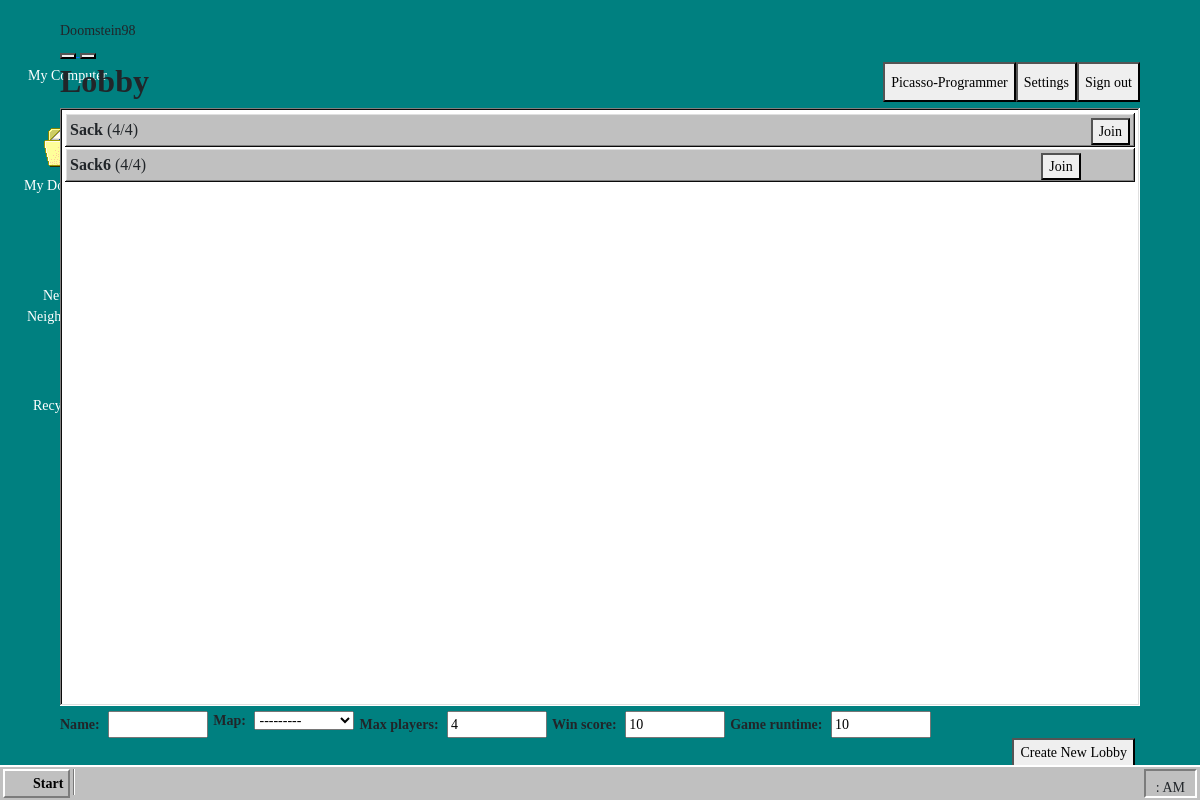
Before: /menu/ (signed in) with the older database file.
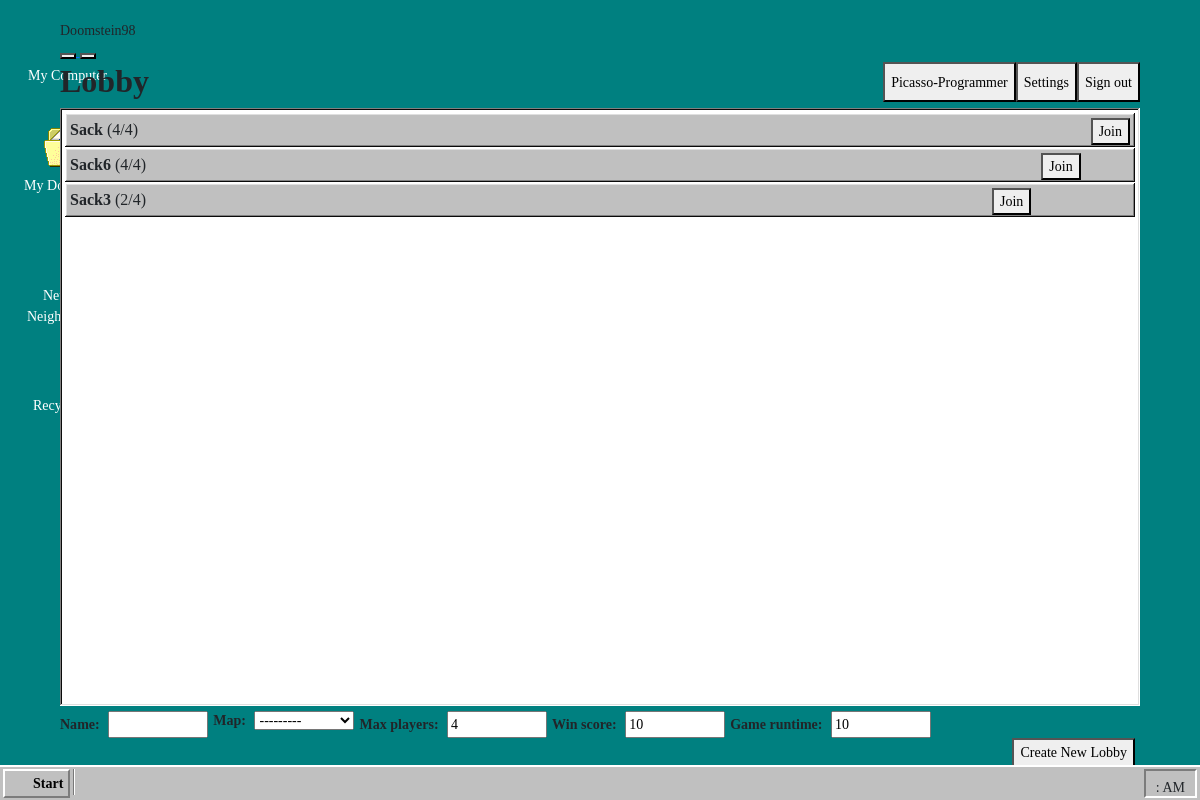
After: the same page with the newer database file.
### lobby/models.py (models this page shows, shortened)
class Lobby(models.Model):
    name            = models.SlugField                  (   max_length=50,
                                                            unique=True,
                                                            error_messages={"invalid":"No Spaces allowed"})
    map             = models.ForeignKey                 (Map, on_delete=models.CASCADE)
    mode            = models.PositiveSmallIntegerField  (default=0)
    max_players     = models.PositiveSmallIntegerField  (default=4, validators=[validator.MinValueValidator(2,"To play reasonably, you should play at least with two player"), validator.MaxValueValidator(MAX_PLAYERS, "The Server can not handle more players")])
    current_players = models.PositiveSmallIntegerField  (default=0, validators=[validator.MaxValueValidator(max_players)])
    game_runtime    = models.PositiveSmallIntegerField  (default=10,validators=[validator.MinValueValidator(2), validator.MaxValueValidator(60)])
    win_score       = models.PositiveSmallIntegerField  (default=10,validators=[validator.MinValueValidator(1), validator.MaxValueValidator(100)])

### Mainmenu/views.py (the view)
# urls.py: path('menu/', views.menu, name="menu"),
@login_required(login_url='/accounts/login/')
def menu(request):
    lobbies = Lobby.objects.all()
    context = {'lobbies': lobbies}
    if request.method == "POST":
        form = LobbyForm(request.POST)
        if form.is_valid():
            user = form.save()
            messages.add_message(request, messages.SUCCESS,
                                 'Lobby created.')
            return redirect(reverse("menu"))
        else:
            context['lobby_form'] = form
            messages.add_message(request, messages.ERROR,
                                 'Lobby was not created.')
    else:
        form = LobbyForm(request)
        context['lobby_form'] = form
    return render(request, "menu.html",
                  {'form': LobbyForm, 'lobbies': Lobby.objects.all()})

### lobby/models.py (called while the page is built)
    def __str__(self) -> str:
        return self.name

### Mainmenu/templates/menu.html (shortened to what this page needs)
{% extends 'base.html' %}
{% block content %}
{% load static %}
<link rel="stylesheet" type="text/css" href="{% static 'menu/css/menu.css' %}">
    <h2 class="h2 lobby"><b>Lobby</b></h2>
    <a href="{% url 'logout' %}">
        <button class="button user">
        Sign out
        </button>
    </a>
    <button class="button user">
        Settings
    </button>
    <button class="button user">
        {{ user.user_name }}
    </button>
    <div class="div lobbybox">
        {% for lobby in lobbies %}
            <div class="div lobbyline">
                <p class="p lobbytext"><b>{{ lobby.name }}</b> ({{ lobby.current_players }}/{{ lobby.max_players }})</p>
                <a href="{% url 'game' lobby_name=lobby.name %}">
                    <button class="button lobby">
                        Join
                    </button>
                </a>
            </div>
        {% endfor %}
    </div>
    <form method="post">
        {% for field in form %}
            <div class="field-row-stacked register">
            {% if field.html_name == "name" %}
                <label class="label"><strong>{{ field.label_tag }}</strong></label>
            {% else %}
                <label><strong>{{ field.label_tag }}</strong></label>
            {% endif %}
            {{ field }}
            </div>
        {% endfor %}
        {% if messages %}
        {% for message in messages %}
                <span class="error">{{ message }}</span>
        {% endfor %}
        {% else %}
        <br>
        {% endif %}
        <section class="field-row">
            <button class="button createlobby">
                Create New Lobby
            </button>
        </section>
    </form>
{% endblock %}

Changed rows visible on the page:
added Lobby: name "Sack3", current_players "2", max_players "4"
